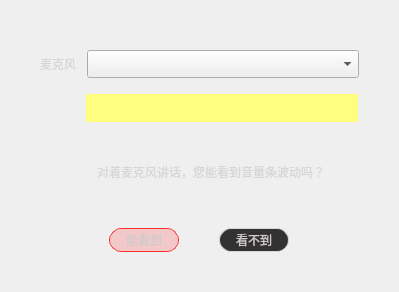
        <widget class="QWidget" name="page_mic">
         <property name="styleSheet">
          <string notr="true">QWidget#page_mic{	background-color: rgb(50,50,50);}</string>
         </property>
         <layout class="QGridLayout" name="gridLayout">
          <property name="leftMargin">
           <number>0</number>
          </property>
          <property name="topMargin">
           <number>0</number>
          </property>
          <property name="rightMargin">
           <number>0</number>
          </property>
          <property name="bottomMargin">
           <number>0</number>
          </property>
          <property name="spacing">
           <number>0</number>
          </property>
          <item row="6" column="0">
           <spacer name="verticalSpacer_5">
            <property name="orientation">
             <enum>Qt::Vertical</enum>
            </property>
            <property name="sizeType">
             <enum>QSizePolicy::Fixed</enum>
            </property>
            <property name="sizeHint" stdset="0">
             <size>
              <width>20</width>
              <height>40</height>
             </size>
            </property>
           </spacer>
          </item>
          <item row="4" column="0">
           <spacer name="verticalSpacer_9">
            <property name="orientation">
             <enum>Qt::Vertical</enum>
            </property>
            <property name="sizeHint" stdset="0">
             <size>
              <width>20</width>
              <height>40</height>
             </size>
            </property>
           </spacer>
          </item>
          <item row="3" column="0">
           <widget class="QWidget" name="widget_12" native="true">
            <layout class="QHBoxLayout" name="horizontalLayout_11">
             <property name="spacing">
              <number>2</number>
             </property>
             <property name="leftMargin">
              <number>0</number>
             </property>
             <property name="topMargin">
              <number>0</number>
             </property>
             <property name="rightMargin">
              <number>0</number>
             </property>
             <property name="bottomMargin">
              <number>0</number>
             </property>
             <item>
              <spacer name="horizontalSpacer_23">
               <property name="orientation">
                <enum>Qt::Horizontal</enum>
               </property>
               <property name="sizeType">
                <enum>QSizePolicy::Fixed</enum>
               </property>
               <property name="sizeHint" stdset="0">
                <size>
                 <width>40</width>
                 <height>20</height>
                </size>
               </property>
              </spacer>
             </item>
             <item>
              <widget class="QLabel" name="label_12">
               <property name="minimumSize">
                <size>
                 <width>42</width>
                 <height>0</height>
                </size>
               </property>
               <property name="maximumSize">
                <size>
                 <width>42</width>
                 <height>16777215</height>
                </size>
               </property>
               <property name="text">
                <string/>
               </property>
              </widget>
             </item>
             <item>
              <widget class="VolumePaintWdg" name="widget_micVolume" native="true">
               <property name="minimumSize">
                <size>
                 <width>272</width>
                 <height>28</height>
                </size>
               </property>
               <property name="maximumSize">
                <size>
                 <width>272</width>
                 <height>28</height>
                </size>
               </property>
               <property name="styleSheet">
                <string notr="true">background-color: rgb(255, 255, 127);</string>
               </property>
              </widget>
             </item>
             <item>
              <spacer name="horizontalSpacer_13">
               <property name="orientation">
                <enum>Qt::Horizontal</enum>
               </property>
               <property name="sizeType">
                <enum>QSizePolicy::Fixed</enum>
               </property>
               <property name="sizeHint" stdset="0">
                <size>
                 <width>40</width>
                 <height>20</height>
                </size>
               </property>
              </spacer>
             </item>
            </layout>
           </widget>
          </item>
          <item row="7" column="0">
           <widget class="QWidget" name="widget_14" native="true">
            <property name="minimumSize">
             <size>
              <width>70</width>
              <height>70</height>
             </size>
            </property>
            <property name="maximumSize">
             <size>
              <width>16777215</width>
              <height>70</height>
             </size>
            </property>
            <layout class="QHBoxLayout" name="horizontalLayout_22">
             <property name="spacing">
              <number>0</number>
             </property>
             <property name="leftMargin">
              <number>0</number>
             </property>
             <property name="topMargin">
              <number>0</number>
             </property>
             <property name="rightMargin">
              <number>0</number>
             </property>
             <property name="bottomMargin">
              <number>0</number>
             </property>
             <item>
              <layout class="QHBoxLayout" name="horizontalLayout_7">
               <property name="spacing">
                <number>0</number>
               </property>
               <property name="leftMargin">
                <number>0</number>
               </property>
               <property name="rightMargin">
                <number>0</number>
               </property>
               <property name="bottomMargin">
                <number>33</number>
               </property>
               <item>
                <widget class="QPushButton" name="pushButton_TestScuess_mic">
                 <property name="enabled">
                  <bool>true</bool>
                 </property>
                 <property name="minimumSize">
                  <size>
                   <width>70</width>
                   <height>24</height>
                  </size>
                 </property>
                 <property name="maximumSize">
                  <size>
                   <width>70</width>
                   <height>24</height>
                  </size>
                 </property>
                 <property name="font">
                  <font>
                   <family>微软雅黑</family>
                   <pointsize>9</pointsize>
                   <weight>50</weight>
                   <italic>false</italic>
                   <bold>false</bold>
                  </font>
                 </property>
                 <property name="styleSheet">
                  <string notr="true">QPushButton:hover{background-color: rgb(255, 51, 51);border-radius: 12px;color: rgb(255, 235, 235);font: 9pt &quot;微软雅黑&quot;;}
QPushButton{background-color: rgba(255, 45, 52, 51);border: 1px solid rgb(255, 51, 51);border-radius: 12px;color: rgb(208, 202, 203);font: 9pt &quot;微软雅黑&quot;;}
QPushButton:disabled{background-color: rgba(255, 45, 52, 30);border: 1px solid rgb(255, 51, 51,40);border-radius: 12px;color: rgb(208, 202, 203,100);font: 9pt &quot;微软雅黑&quot;;}</string>
                 </property>
                 <property name="text">
                  <string>能看到</string>
                 </property>
                </widget>
               </item>
               <item>
                <spacer name="horizontalSpacer_11">
                 <property name="orientation">
                  <enum>Qt::Horizontal</enum>
                 </property>
                 <property name="sizeType">
                  <enum>QSizePolicy::Fixed</enum>
                 </property>
                 <property name="sizeHint" stdset="0">
                  <size>
                   <width>40</width>
                   <height>20</height>
                  </size>
                 </property>
                </spacer>
               </item>
               <item>
                <widget class="QPushButton" name="pushButton_TestFaile_mic">
                 <property name="enabled">
                  <bool>true</bool>
                 </property>
                 <property name="minimumSize">
                  <size>
                   <width>70</width>
                   <height>24</height>
                  </size>
                 </property>
                 <property name="maximumSize">
                  <size>
                   <width>70</width>
                   <height>24</height>
                  </size>
                 </property>
                 <property name="font">
                  <font>
                   <family>微软雅黑</family>
                   <pointsize>9</pointsize>
                   <weight>50</weight>
                   <italic>false</italic>
                   <bold>false</bold>
                  </font>
                 </property>
                 <property name="styleSheet">
                  <string notr="true">QPushButton:hover{background-color: rgb(214, 214, 214);border-radius: 12px;color: rgb(32, 32, 32);font: 9pt &quot;微软雅黑&quot;;;}
QPushButton{background-color: rgb(50, 50, 50);border: 1px solid rgb(214, 214, 214); border-radius: 12px; color: rgb(208, 202, 203);font: 9pt &quot;微软雅黑&quot;;}</string>
                 </property>
                 <property name="text">
                  <string>看不到</string>
                 </property>
                </widget>
               </item>
              </layout>
             </item>
            </layout>
           </widget>
          </item>
          <item row="5" column="0">
           <layout class="QVBoxLayout" name="verticalLayout_8">
            <property name="spacing">
             <number>0</number>
            </property>
            <item>
             <layout class="QHBoxLayout" name="horizontalLayout_26">
              <property name="spacing">
               <number>5</number>
              </property>
              <property name="leftMargin">
               <number>0</number>
              </property>
              <item>
               <spacer name="horizontalSpacer_21">
                <property name="orientation">
                 <enum>Qt::Horizontal</enum>
                </property>
                <property name="sizeHint" stdset="0">
                 <size>
                  <width>40</width>
                  <height>20</height>
                 </size>
                </property>
               </spacer>
              </item>
              <item>
               <widget class="QLabel" name="label_62">
                <property name="minimumSize">
                 <size>
                  <width>18</width>
                  <height>20</height>
                 </size>
                </property>
                <property name="maximumSize">
                 <size>
                  <width>18</width>
                  <height>20</height>
                 </size>
                </property>
                <property name="styleSheet">
                 <string notr="true">
border-image: url(:/check/images/device_check/icon-microphone-red.png);</string>
                </property>
                <property name="text">
                 <string/>
                </property>
               </widget>
              </item>
              <item>
               <widget class="QLabel" name="label_19">
                <property name="styleSheet">
                 <string notr="true">

color: rgb(214, 214, 214);
font: 12px &quot;微软雅黑&quot;;</string>
                </property>
                <property name="text">
                 <string>对着麦克风讲话，您能看到音量条波动吗？</string>
                </property>
               </widget>
              </item>
              <item>
               <spacer name="horizontalSpacer_27">
                <property name="orientation">
                 <enum>Qt::Horizontal</enum>
                </property>
                <property name="sizeHint" stdset="0">
                 <size>
                  <width>17</width>
                  <height>18</height>
                 </size>
                </property>
               </spacer>
              </item>
             </layout>
            </item>
           </layout>
          </item>
          <item row="2" column="0">
           <spacer name="verticalSpacer_4">
            <property name="orientation">
             <enum>Qt::Vertical</enum>
            </property>
            <property name="sizeType">
             <enum>QSizePolicy::Fixed</enum>
            </property>
            <property name="sizeHint" stdset="0">
             <size>
              <width>20</width>
              <height>16</height>
             </size>
            </property>
           </spacer>
          </item>
          <item row="1" column="0">
           <widget class="QWidget" name="widget_11" native="true">
            <layout class="QHBoxLayout" name="horizontalLayout_10">
             <property name="spacing">
              <number>5</number>
             </property>
             <property name="leftMargin">
              <number>0</number>
             </property>
             <property name="topMargin">
              <number>50</number>
             </property>
             <property name="rightMargin">
              <number>0</number>
             </property>
             <property name="bottomMargin">
              <number>0</number>
             </property>
             <item>
              <spacer name="horizontalSpacer_9">
               <property name="orientation">
                <enum>Qt::Horizontal</enum>
               </property>
               <property name="sizeType">
                <enum>QSizePolicy::Fixed</enum>
               </property>
               <property name="sizeHint" stdset="0">
                <size>
                 <width>40</width>
                 <height>20</height>
                </size>
               </property>
              </spacer>
             </item>
             <item>
              <widget class="QLabel" name="label_16">
               <property name="minimumSize">
                <size>
                 <width>42</width>
                 <height>0</height>
                </size>
               </property>
               <property name="maximumSize">
                <size>
                 <width>42</width>
                 <height>16777215</height>
                </size>
               </property>
               <property name="styleSheet">
                <string notr="true">color: rgb(214, 214, 214);</string>
               </property>
               <property name="text">
                <string>麦克风</string>
               </property>
              </widget>
             </item>
             <item>
              <widget class="QComboBox" name="comboBox_micDev">
               <property name="enabled">
                <bool>true</bool>
               </property>
               <property name="minimumSize">
                <size>
                 <width>272</width>
                 <height>28</height>
                </size>
               </property>
               <property name="maximumSize">
                <size>
                 <width>272</width>
                 <height>28</height>
                </size>
               </property>
               <property name="styleSheet">
                <string notr="true"/>
               </property>
              </widget>
             </item>
             <item>
              <spacer name="horizontalSpacer_10">
               <property name="orientation">
                <enum>Qt::Horizontal</enum>
               </property>
               <property name="sizeType">
                <enum>QSizePolicy::Fixed</enum>
               </property>
               <property name="sizeHint" stdset="0">
                <size>
                 <width>40</width>
                 <height>20</height>
                </size>
               </property>
              </spacer>
             </item>
            </layout>
           </widget>
          </item>
         </layout>
        </widget>
